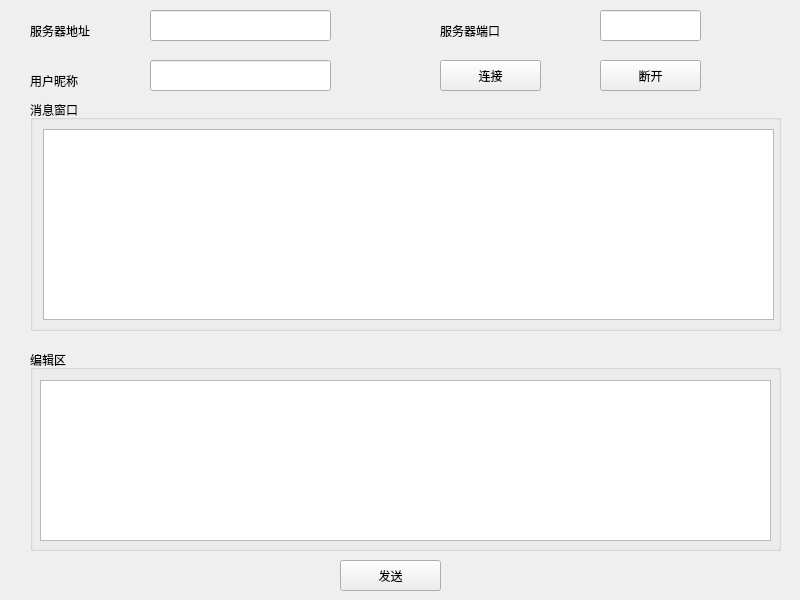
<?xml version="1.0" encoding="UTF-8"?>
<ui version="4.0">
 <class>Widget</class>
 <widget class="QWidget" name="Widget">
  <property name="geometry">
   <rect>
    <x>0</x>
    <y>0</y>
    <width>800</width>
    <height>600</height>
   </rect>
  </property>
  <property name="windowTitle">
   <string>Widget</string>
  </property>
  <widget class="QLabel" name="label">
   <property name="geometry">
    <rect>
     <x>30</x>
     <y>10</y>
     <width>91</width>
     <height>41</height>
    </rect>
   </property>
   <property name="text">
    <string>服务器地址</string>
   </property>
  </widget>
  <widget class="QLabel" name="label_2">
   <property name="geometry">
    <rect>
     <x>440</x>
     <y>10</y>
     <width>91</width>
     <height>41</height>
    </rect>
   </property>
   <property name="text">
    <string>服务器端口</string>
   </property>
  </widget>
  <widget class="QLabel" name="label_3">
   <property name="geometry">
    <rect>
     <x>30</x>
     <y>60</y>
     <width>91</width>
     <height>41</height>
    </rect>
   </property>
   <property name="text">
    <string>用户昵称</string>
   </property>
  </widget>
  <widget class="QLineEdit" name="ipEdit">
   <property name="geometry">
    <rect>
     <x>150</x>
     <y>10</y>
     <width>181</width>
     <height>31</height>
    </rect>
   </property>
  </widget>
  <widget class="QLineEdit" name="nameEdit">
   <property name="geometry">
    <rect>
     <x>150</x>
     <y>60</y>
     <width>181</width>
     <height>31</height>
    </rect>
   </property>
  </widget>
  <widget class="QLineEdit" name="portEdit">
   <property name="geometry">
    <rect>
     <x>600</x>
     <y>10</y>
     <width>101</width>
     <height>31</height>
    </rect>
   </property>
  </widget>
  <widget class="QPushButton" name="connectBtn">
   <property name="geometry">
    <rect>
     <x>440</x>
     <y>60</y>
     <width>101</width>
     <height>31</height>
    </rect>
   </property>
   <property name="text">
    <string>连接</string>
   </property>
  </widget>
  <widget class="QPushButton" name="closeBtn">
   <property name="geometry">
    <rect>
     <x>600</x>
     <y>60</y>
     <width>101</width>
     <height>31</height>
    </rect>
   </property>
   <property name="text">
    <string>断开</string>
   </property>
  </widget>
  <widget class="QGroupBox" name="groupBox">
   <property name="geometry">
    <rect>
     <x>30</x>
     <y>100</y>
     <width>751</width>
     <height>231</height>
    </rect>
   </property>
   <property name="title">
    <string>消息窗口</string>
   </property>
   <widget class="QTextEdit" name="chatEdit">
    <property name="geometry">
     <rect>
      <x>13</x>
      <y>29</y>
      <width>731</width>
      <height>191</height>
     </rect>
    </property>
   </widget>
  </widget>
  <widget class="QGroupBox" name="groupBox_2">
   <property name="geometry">
    <rect>
     <x>30</x>
     <y>350</y>
     <width>751</width>
     <height>201</height>
    </rect>
   </property>
   <property name="title">
    <string>编辑区</string>
   </property>
   <widget class="QTextEdit" name="userEdit">
    <property name="geometry">
     <rect>
      <x>10</x>
      <y>30</y>
      <width>731</width>
      <height>161</height>
     </rect>
    </property>
   </widget>
  </widget>
  <widget class="QPushButton" name="sendBtn">
   <property name="geometry">
    <rect>
     <x>340</x>
     <y>560</y>
     <width>101</width>
     <height>31</height>
    </rect>
   </property>
   <property name="text">
    <string>发送</string>
   </property>
  </widget>
 </widget>
 <resources/>
 <connections/>
</ui>
